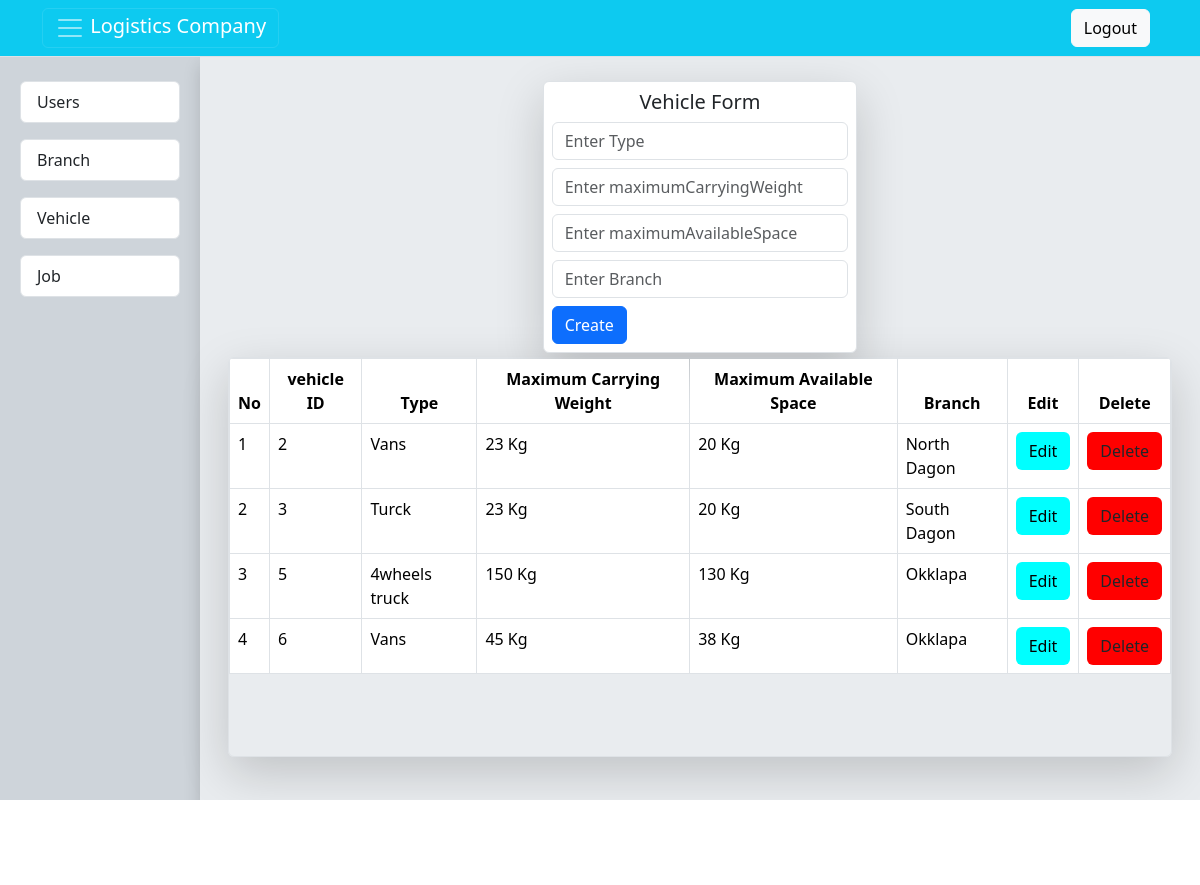
Screenshot of /vehicle.php with the database file from the repository.
### tables this page shows
CREATE TABLE `vehicles` (
  `vehicleID` int(11) NOT NULL,
  `type` varchar(50) DEFAULT NULL,
  `maximumCarryingWeight` int(11) DEFAULT NULL,
  `maximumAvailableSpace` int(11) DEFAULT NULL,
  `homeBranchID` int(11) DEFAULT NULL
);

### vehicle.php (the view, shortened to what this page needs)
<?php
include ('db.php');
?>
<!DOCTYPE html>
<html lang="en">
<head>
    <link rel="stylesheet" href="https://cdn.jsdelivr.net/npm/bootstrap@5.3.2/dist/css/bootstrap.min.css"
 />
    <link rel="stylesheet" href="mainStyle.css" />
</head>
<body>
    <header>
        <nav class="navbar navbar-dark bg-info border-bottom border-body">
            <div class="container">
                <button class="navbar-toggler" type="button" data-bs-toggle="collapse" data-bs-target="#navbarNav"
                    aria-controls="navbarNav" aria-expanded="false" aria-label="Toggle navigation">
                    <span class="navbar-toggler-icon"></span>
                    <span class="text-white">Logistics Company</span>
                </button>
                <div class="d-flex justify-content-center">
                    <a class="btn btn-light ms-1 me-2 text-de custom-hover-bg custom-hover-text custom-hover-shadow"
                        id="logoutButton" href="logout.php">Logout</a>
                </div>
            </div>
        </nav>
    </header>
    <div class="main-container d-flex ">
        <div class="navContainer container-sm col-md-2 bg-dark-subtle">
            <ul class="list-group mt-3 mb-3">
                <a href="index.php">
                    <li class="list-group-item m-2 rounded custom-hover-bg custom-hover-text custom-hover-shadow">Users
                    </li>
                </a>
                <a href="branch.php">
                    <li class="list-group-item m-2 rounded custom-hover-bg custom-hover-text custom-hover-shadow">Branch
                    </li>
                </a>
                <a href="vehicle.php">
                    <li class="list-group-item m-2 rounded custom-hover-bg custom-hover-text custom-hover-shadow">
                        Vehicle
                    </li>
                </a>
                <a href="job.php">
                    <li class="list-group-item m-2 rounded custom-hover-bg custom-hover-text custom-hover-shadow">Job
                    </li>
                </a>
            </ul>
        </div>
        <div class="main bg-body-secondary shadow p-3 mb-5 col-md-10 container-xxl">
            <div class="container-xl  align-items-center p2 border-body mt-2 mb-2">
                <span class="d-flex justify-content-center">
                    <div class="branch-form shadow-lg col-md-4 p-2 border rounded bg-white">
                        <h5 id="toggle-form" class="text-center">Vehicle Form</h5>
                        <?php
                        if (isset($_GET['vehicleID'])) {
                            $id = $_GET['vehicleID'];
                            $sql = "SELECT * FROM vehicles WHERE vehicleID = '$id'";
                            $result = mysqli_query($conn, $sql);
                            $row = mysqli_fetch_array($result);
                            ?>
                            <form method="POST" id="job-form" action="vehicleUpdate.php">
                                <input type="hidden" name="vehicleID" value="<?php echo $row['vehicleID'] ?>">
                                <input value="<?php echo $row['type'] ?>" type="text" class="form-control mb-2"
                                    placeholder="Enter Name" name="type" />
                                <input value="<?php echo $row['maximumCarryingWeight'] ?>" type="text"
                                    class="form-control mb-2" placeholder="Enter maximumCarryingWeight"
                                    name="maximumCarryingWeight" />
                                <input value="<?php echo $row['maximumAvailableSpace'] ?>" type="text"
                                    class="form-control mb-2" placeholder="Enter maximumAvailableSpace"
                                    name="maximumAvailableSpace" />
                                <input value="<?php echo $row['homeBranchID'] ?>" type="text" class="form-control mb-2"
                                    placeholder="Enter Branch" name="homeBranchID" />
                                <button class="btn btn-primary">Update</button>
                            </form>
                        <?php } else { ?>
                            <form method="POST" id="job-form" action="vehicleCreate.php">
                                <input type="text" class="form-control mb-2" placeholder="Enter Type" name="type" />
                                <input type="text" class="form-control mb-2" placeholder="Enter maximumCarryingWeight"
                                    name="maximumCarryingWeight" />
                                <input type="text" class="form-control mb-2" placeholder="Enter maximumAvailableSpace"
                                    name="maximumAvailableSpace" />
                                <input type="text" class="form-control mb-2" placeholder="Enter Branch"
                                    name="homeBranchID" />
                                <button class="btn btn-primary">Create</button>
                            </form>
                        <?php } ?>
                    </div>
                </span>
                <div class="table-container border rounded shadow-lg mt-1">
                    <div class="main-page rounded">
                        <table class="table table-bordered ">
                            <thead class="rounded sticky-top">
                                <tr>
                                    <th class="text-center" scope="col">No</th>
                                    <th class="text-center" scope="col">vehicle ID</th>
                                    <th class="text-center" scope="col">Type</th>
                                    <th class="text-center" scope="col">Maximum Carrying Weight</th>
                                    <th class="text-center" scope="col">Maximum Available Space</th>
                                    <th class="text-center" scope="col">Branch</th>
                                    <th class="text-center" scope="col">Edit</th>
                                    <th class="text-center" scope="col">Delete</th>
                                </tr>
                            </thead>
                            <tbody id="jobTable" class="rounded">
                                <?php
                                $sql = "SELECT * FROM vehicles";
                                $result = mysqli_query($conn, $sql);
                                $count = 1;
                                while ($row = mysqli_fetch_assoc($result)) {
                                    ?>
                                    <tr>
                                        <td><?php echo $count++; ?></td>
                                        <td><?php echo $row['vehicleID']; ?></td>
                                        <td><?php echo $row['type']; ?></td>
                                        <td><?php echo $row['maximumCarryingWeight']; ?> Kg</td>
                                        <td><?php echo $row['maximumAvailableSpace']; ?> Kg</td>
                                        <?php
                                        $query = "SELECT name FROM branches WHERE branchID = ?";
                                        $stmt = mysqli_prepare($conn, $query);
                                        mysqli_stmt_bind_param($stmt, "i", $row['homeBranchID']);
                                        mysqli_stmt_execute($stmt);
                                        mysqli_stmt_bind_result($stmt, $branchName);
                                        ?>
                                        <td><?php echo $branchName; ?></td>
                                        <td><a href="vehicle.php?vehicleID=<?php echo $row['vehicleID']; ?>"
                                                class="btn edit edit-bg">Edit</a></td>
                                        <td><a href="vehicleDelete.php?vehicleID=<?php echo $row['vehicleID']; ?>"
                                                class="btn delete delete-bg">Delete</a></td>
                                    </tr>
                                    <?php
                                }
                                ?>
                            </tbody>
                        </table>
                    </div>
                </div>
            </div>
        </div>
    </div>
</body>
</html>

### mainStyle.css (style rules this page uses)
body, html { height: 100%; margin: 0; overflow: hidden; }
.main-container, .main, .box-container, .report-container { height: 100%; }
.delete { background-color: rgb(255, 0, 0); color: black(63, 42, 165); }
.edit { background-color: rgb(0, 255, 255); color: black; }
.main-page { height: 200px; }
.table-container { max-width: 100%; height: 400px; overflow: auto; }
.branch-form { align-content: center; }
.list-group a { text-decoration: none; }
@media (min-width: 429px) and (max-width: 1366px) { .container { display: none; } }

### vehicle.php (style rules this page uses)
.branch-form { align-items: center; }
.delete { background-color: rgb(255, 0, 0); color: black(63, 42, 165); }
.edit { background-color: rgb(0, 255, 255); color: black; }

### rows the page displays
vehicles: vehicleID "2", type "Vans", maximumCarryingWeight "23", maximumAvailableSpace "20", branchName "North Dagon"
vehicles: vehicleID "3", type "Turck", maximumCarryingWeight "23", maximumAvailableSpace "20", branchName "South Dagon"
vehicles: vehicleID "5", type "4wheels truck", maximumCarryingWeight "150", maximumAvailableSpace "130", branchName "Okklapa"
vehicles: vehicleID "6", type "Vans", maximumCarryingWeight "45", maximumAvailableSpace "38", branchName "Okklapa"
